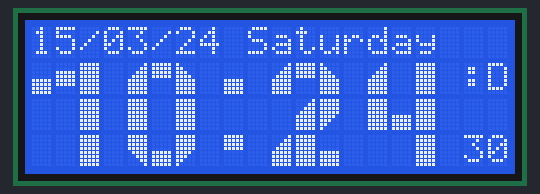
The sketch below on a simulated Arduino Uno, built with avr-gcc and run on an emulated ATmega328P. On the bench: 20×4 character LCD. The local clock reads 2024-03-15 10:24:30 at power-on unless the sketch sets it.

Above: at 0.3 s.
At 4.6 s:
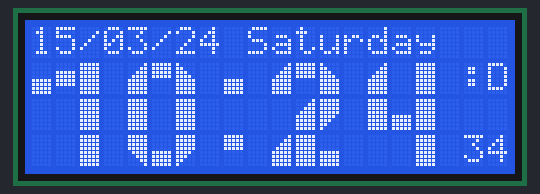
At 11.2 s:
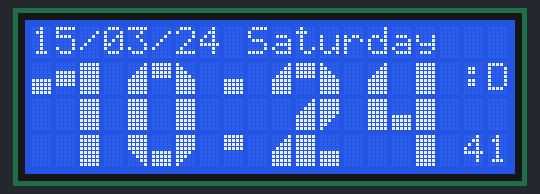
At 18.8 s:
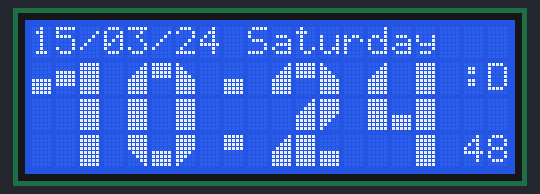
At 27.6 s:
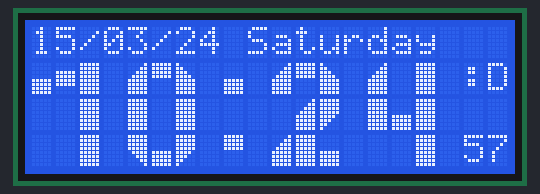
At 38.5 s:
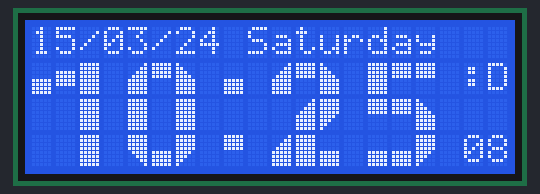

Measured:
- what the display in image 1 shows lasts 1.1 s, from 4.6 s to 5.7 s

The sketch:

RTC_horloge_org_bezarraya.ino
```cpp
#include <DS1307RTC.h>
#include <Time.h>
#include <Wire.h>
#include <LiquidCrystal_I2C.h>
#define BACKLIGHT_PIN 3
LiquidCrystal_I2C	lcd(0x27,2,1,0,4,5,6,7);

const char *monthName[12] = {
  "Sty", "Lut", "Mar", "Kwi", "Maj", "Cze",
  "Lip", "Sie", "Wrz", "Paz", "Lis", "Gru"
};

const char *dayName[7] = {
  "Sunday", "Monday", "Tuesday", "Wednesday", "Thuesday", "Friday", "Saturday" };

byte nc1[8] = {
  B11111,
  B11111,
  B11111,
  B11111,
  B11111,
  B11111,
  B11111,
  B11111
};

byte nc2[8] = {
  B00001,
  B00011,
  B00111,
  B01111,
  B11111,
  B11111,
  B11111,
  B11111
};

byte nc3[8] = {
  B10000,
  B11000,
  B11100,
  B11110,
  B11111,
  B11111,
  B11111,
  B11111
};
byte nc4[8] = {
  B11111,
  B11111,
  B11111,
  B11111,
  B11110,
  B11100,
  B11000,
  B10000
};
byte nc5[8] = {
  B11111,
  B11111,
  B11111,
  B11111,
  B01111,
  B00111,
  B00011,
  B00001
};
byte nc6[8] = {
  B00000,
  B00000,
  B00000,
  B00000,
  B11111,
  B11111,
  B11111,
  B11111
};

byte nc7[8] = {
  B11111,
  B11111,
  B11111,
  B11111,
  B00000,
  B00000,
  B00000,
  B00000
};

byte nc8[8] = {
  B00000,
  B00000,
  B11111,
  B11111,
  B11111,
  B11111,
  B00000,
  B00000
};

int bigfont(int number, int pos){

 if(number == 1){

  lcd.setCursor(pos,1);
  lcd.write(6);
  lcd.setCursor(pos,2);
  lcd.write(" ");
  lcd.setCursor(pos,3);
  lcd.write(" ");
  lcd.setCursor(pos+1,1);
  lcd.write(8);
  lcd.setCursor(pos+1,2);
  lcd.write(" ");
  lcd.setCursor(pos+1,3);
  lcd.write(" ");
  lcd.setCursor(pos+2,1);
  lcd.write(1);
  lcd.setCursor(pos+2,2);
  lcd.write(1);
  lcd.setCursor(pos+2,3);
  lcd.write(1);

 } else
  if(number == 2){
  lcd.setCursor(pos,1);
  lcd.write(2);
  lcd.setCursor(pos,2);
  lcd.write(" ");
  lcd.setCursor(pos,3);
  lcd.write(2);
  lcd.setCursor(pos+1,1);
  lcd.write(7);
  lcd.setCursor(pos+1,2);
  lcd.write(2);
  lcd.setCursor(pos+1,3);
  lcd.write(1);
  lcd.setCursor(pos+2,1);
  lcd.write(3);
  lcd.setCursor(pos+2,2);
  lcd.write(4);
  lcd.setCursor(pos+2,3);
  lcd.write(6);

  } else
  if(number == 3 ){
  lcd.setCursor(pos,1);
  lcd.write(2);
  lcd.setCursor(pos,2);
  lcd.write(" ");
  lcd.setCursor(pos,3);
  lcd.write(5);
  lcd.setCursor(pos+1,1);
  lcd.write(7);
  lcd.setCursor(pos+1,2);
  lcd.write(8);
  lcd.setCursor(pos+1,3);
  lcd.write(6);
  lcd.setCursor(pos+2,1);
  lcd.write(3);
  lcd.setCursor(pos+2,2);
  lcd.write(1);
  lcd.setCursor(pos+2,3);
  lcd.write(4);

 }
 else
  if(number == 4 ){
  lcd.setCursor(pos,1);
  lcd.write(2);
  lcd.setCursor(pos,2);
  lcd.write(1);
  lcd.setCursor(pos,3);
  lcd.write(" ");
  lcd.setCursor(pos+1,1);
  lcd.write(" ");
  lcd.setCursor(pos+1,2);
  lcd.write(6);
  lcd.setCursor(pos+1,3);
  lcd.write(" ");
  lcd.setCursor(pos+2,1);
  lcd.write(1);
  lcd.setCursor(pos+2,2);
  lcd.write(1);
  lcd.setCursor(pos+2,3);
  lcd.write(1);

   } else
  if(number == 5 ){
  lcd.setCursor(pos,1);
  lcd.write(1);
  lcd.setCursor(pos,2);
  lcd.write(7);
  lcd.setCursor(pos,3);
  lcd.write(6);
  lcd.setCursor(pos+1,1);
  lcd.write(7);
  lcd.setCursor(pos+1,2);
  lcd.write(7);
  lcd.setCursor(pos+1,3);
  lcd.write(6);
  lcd.setCursor(pos+2,1);
  lcd.write(7);
  lcd.setCursor(pos+2,2);
  lcd.write(3);
  lcd.setCursor(pos+2,3);
  lcd.write(4);

 }
 else
  if(number == 6 ){
  lcd.setCursor(pos,1);
  lcd.write(2);
  lcd.setCursor(pos,2);
  lcd.write(" ");
  lcd.setCursor(pos,3);
  lcd.write(5);
  lcd.setCursor(pos+1,1);
  lcd.write(7);
  lcd.setCursor(pos+1,2);
  lcd.write(8);
  lcd.setCursor(pos+1,3);
  lcd.write(6);
  lcd.setCursor(pos+2,1);
  lcd.write(3);
  lcd.setCursor(pos+2,2);
  lcd.write(1);
  lcd.setCursor(pos+2,3);
  lcd.write(4);

 }
 else
  if(number == 7 ){
  lcd.setCursor(pos,1);
  lcd.write(7);
  lcd.setCursor(pos,2);
  lcd.write(" ");
  lcd.setCursor(pos,3);
  lcd.write(" ");
  lcd.setCursor(pos+1,1);
  lcd.write(7);
  lcd.setCursor(pos+1,2);
  lcd.write(2);
  lcd.setCursor(pos+1,3);
  lcd.write(1);
  lcd.setCursor(pos+2,1);
  lcd.write(4);
  lcd.setCursor(pos+2,2);
  lcd.write(" ");
  lcd.setCursor(pos+2,3);
  lcd.write(" ");

 }
 else
  if(number == 8 ){
  lcd.setCursor(pos,1);
  lcd.write(2);
  lcd.setCursor(pos,2);
  lcd.write(1);
  lcd.setCursor(pos,3);
  lcd.write(5);
  lcd.setCursor(pos+1,1);
  lcd.write(7);
  lcd.setCursor(pos+1,2);
  lcd.write(8);
  lcd.setCursor(pos+1,3);
  lcd.write(6);
  lcd.setCursor(pos+2,1);
  lcd.write(3);
  lcd.setCursor(pos+2,2);
  lcd.write(1);
  lcd.setCursor(pos+2,3);
  lcd.write(4);

 }
 else
  if(number == 9 ){
  lcd.setCursor(pos,1);
  lcd.write(2);
  lcd.setCursor(pos,2);
  lcd.write(7);
  lcd.setCursor(pos,3);
  lcd.write(6);
  lcd.setCursor(pos+1,1);
  lcd.write(7);
  lcd.setCursor(pos+1,2);
  lcd.write(8);
  lcd.setCursor(pos+1,3);
  lcd.write(6);
  lcd.setCursor(pos+2,1);
  lcd.write(3);
  lcd.setCursor(pos+2,2);
  lcd.write(1);
  lcd.setCursor(pos+2,3);
  lcd.write(4);

 }
  else
  if(number == 0 ){
  lcd.setCursor(pos,1);
  lcd.write(2);
  lcd.setCursor(pos,2);
  lcd.write(1);
  lcd.setCursor(pos,3);
  lcd.write(5);
  lcd.setCursor(pos+1,1);
  lcd.write(7);
  lcd.setCursor(pos+1,2);
  lcd.write(" ");
  lcd.setCursor(pos+1,3);
  lcd.write(6);
  lcd.setCursor(pos+2,1);
  lcd.write(3);
  lcd.setCursor(pos+2,2);
  lcd.write(1);
  lcd.setCursor(pos+2,3);
  lcd.write(4);

 }

  else
  if(number == 61 ){
  lcd.setCursor(pos,1);
  lcd.write(6);
  lcd.setCursor(pos,3);
  lcd.write(7);
 }

  else
  if(number == 62 ){
  lcd.setCursor(pos,1);
  lcd.write("");
  lcd.setCursor(pos,3);
  lcd.write("");
 }
};

void setup() {

   lcd.begin(20, 4);
   lcd.setBacklightPin(BACKLIGHT_PIN,POSITIVE);
   lcd.setBacklight(HIGH);
   lcd.createChar(1, nc1);
   lcd.createChar(2, nc2);
   lcd.createChar(3, nc3);
   lcd.createChar(4, nc4);
   lcd.createChar(5, nc5);
   lcd.createChar(6, nc6);
   lcd.createChar(7, nc7);
   lcd.createChar(8, nc8);
}

void loop() {
  tmElements_t tm;

  if (RTC.read(tm)) {

  int br_hour = tm.Hour;
  int br_minute = tm.Minute;
  int array_h[2];
  int array_m[2];

  for (int i = 1;i>=0;i--){
    array_h[i] = br_hour % 10;
    br_hour = br_hour /= 10;
  }

   for (int ii = 1;ii>=0;ii--){
    array_m[ii] = br_minute % 10;
    br_minute = br_minute /= 10;
  }

  if(tm.Hour < 10){

    bigfont(0,0);
    bigfont(array_h[1],4);

  } else {

   bigfont(array_h[0],0);
   bigfont(array_h[1],4);

  }

  bigfont(61, 8);

  if(tm.Minute < 10){

    bigfont(0,10);
    bigfont(array_m[1],14);

  } else {

   bigfont(array_m[0],10);
   bigfont(array_m[1],14);

  }
    lcd.setCursor(18,3);
    LCDprint2digits(tm.Second);
    lcd.setCursor (0, 0);
    lcd.print(tm.Day);
    lcd.print('/');
    LCDm2d(tm.Month);
    lcd.print('/');
    lcd.print(tm.Year-30);
    lcd.print(" ");
    lcd.print(dayName[tm.Wday]);

  if(tm.Wday==0){
    lcd.setCursor(18, 1);lcd.print(":|");
  };
  if(tm.Wday==1){
    lcd.setCursor(18, 1);lcd.print(":(");
  };
  if(tm.Wday==6){
    lcd.setCursor(18, 1);lcd.print(":D");
  };
  if(tm.Wday==5){
    lcd.setCursor(18, 1);lcd.print(":)");
  };


  } else {
    if (RTC.chipPresent()) {
      lcd.println("DS1307 stoi. Uruchom Zegar");
      }
       else {
      lcd.println("DS1307 blad oczczytu!");
      lcd.println("sprawdz polaczenie");
    }
    delay(9000);
  }
  delay(1000);
}

//void print2digits(int number) {
//  if (number >= 0 && number < 10) {
//    Serial.write('0');
//  }
//  Serial.print(number);
//}

void LCDprint2digits(int number) {
  if (number >= 0 && number < 10) {
    lcd.write('0');
  }
  lcd.print(number);
}

 void LCDm2d(int month_with0){
if(month_with0 > 0 && month_with0 < 10){
  lcd.write('0');}
  lcd.print(month_with0);
  }
```
